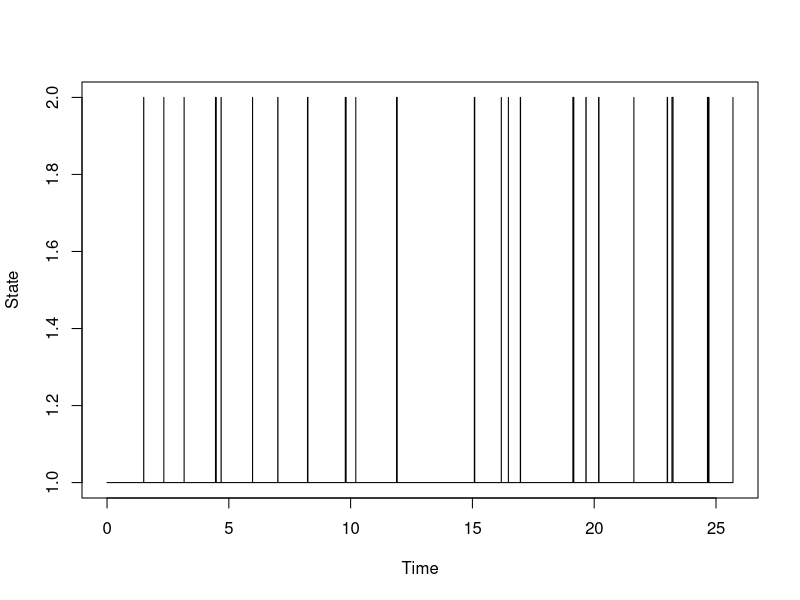

R code for this plot:
## ---- chunk 1
Q <- matrix(c(-1,100,1,-100), nrow=2, byrow=T)
## ---- chunk 2
n <- 50

events <- rep(0, n)
states <- rep(1,n)

## ---- chunk 3
for(i in 2:n){
	state=states[i-1]
	events[i] <- events[i-1] + rexp(1, rate= -Q[state, state])

	states[i] <- if(state==1){2}else{1}
}

dat <- cbind(events, states)
plot(states~events,dat,type='s',xlab='Time',ylab='State')
## ---- chunk 4
# What was the total simulation time?
Ttot <- tail(dat,n=1)[1]

# Calculate the amounts of time spent in each state:

diffdat <- cbind(diff(dat[,'events']),dat[-dim(dat)[1],'states']) 

# How much total time in state 1?
T1 <-  sum(diffdat[diffdat[,2]==1,1])

# How much total time in state 2?
T2 <-  sum(diffdat[diffdat[,2]==2,1])

print(c(T1/Ttot, T2/Ttot))
